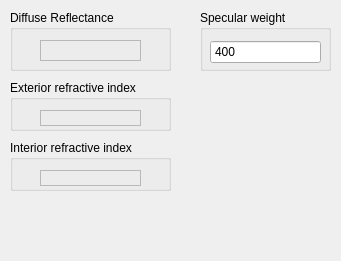
<?xml version="1.0" encoding="UTF-8"?>
<ui version="4.0">
 <class>SmoothPlasticSurfaceWidget</class>
 <widget class="QWidget" name="SmoothPlasticSurfaceWidget">
  <property name="geometry">
   <rect>
    <x>0</x>
    <y>0</y>
    <width>341</width>
    <height>261</height>
   </rect>
  </property>
  <property name="windowTitle">
   <string>Form</string>
  </property>
  <widget class="QGroupBox" name="diffuse_reflectance_box">
   <property name="geometry">
    <rect>
     <x>10</x>
     <y>10</y>
     <width>161</width>
     <height>61</height>
    </rect>
   </property>
   <property name="title">
    <string>Diffuse Reflectance</string>
   </property>
   <widget class="QFrame" name="diffuse_reflectance_frame">
    <property name="geometry">
     <rect>
      <x>30</x>
      <y>30</y>
      <width>101</width>
      <height>21</height>
     </rect>
    </property>
    <property name="frameShape">
     <enum>QFrame::StyledPanel</enum>
    </property>
    <property name="frameShadow">
     <enum>QFrame::Raised</enum>
    </property>
   </widget>
  </widget>
  <widget class="QGroupBox" name="interior_refractive_index_box">
   <property name="geometry">
    <rect>
     <x>10</x>
     <y>140</y>
     <width>161</width>
     <height>51</height>
    </rect>
   </property>
   <property name="title">
    <string>Interior refractive index</string>
   </property>
   <widget class="QFrame" name="interior_refractive_index_frame">
    <property name="geometry">
     <rect>
      <x>30</x>
      <y>30</y>
      <width>101</width>
      <height>16</height>
     </rect>
    </property>
    <property name="frameShape">
     <enum>QFrame::StyledPanel</enum>
    </property>
    <property name="frameShadow">
     <enum>QFrame::Raised</enum>
    </property>
   </widget>
  </widget>
  <widget class="QGroupBox" name="exterior_refractive_index_box">
   <property name="geometry">
    <rect>
     <x>10</x>
     <y>80</y>
     <width>161</width>
     <height>51</height>
    </rect>
   </property>
   <property name="title">
    <string>Exterior refractive index</string>
   </property>
   <widget class="QFrame" name="exterior_refractive_index_frame">
    <property name="geometry">
     <rect>
      <x>30</x>
      <y>30</y>
      <width>101</width>
      <height>16</height>
     </rect>
    </property>
    <property name="frameShape">
     <enum>QFrame::StyledPanel</enum>
    </property>
    <property name="frameShadow">
     <enum>QFrame::Raised</enum>
    </property>
   </widget>
  </widget>
  <widget class="QGroupBox" name="specular_weight_box">
   <property name="geometry">
    <rect>
     <x>200</x>
     <y>10</y>
     <width>131</width>
     <height>61</height>
    </rect>
   </property>
   <property name="title">
    <string>Specular weight</string>
   </property>
   <widget class="QSpinBox" name="specular_weight_spinbox">
    <property name="geometry">
     <rect>
      <x>10</x>
      <y>30</y>
      <width>111</width>
      <height>24</height>
     </rect>
    </property>
    <property name="buttonSymbols">
     <enum>QAbstractSpinBox::NoButtons</enum>
    </property>
    <property name="keyboardTracking">
     <bool>false</bool>
    </property>
    <property name="minimum">
     <number>1</number>
    </property>
    <property name="maximum">
     <number>1000000</number>
    </property>
    <property name="value">
     <number>400</number>
    </property>
   </widget>
  </widget>
 </widget>
 <resources/>
 <connections/>
</ui>
